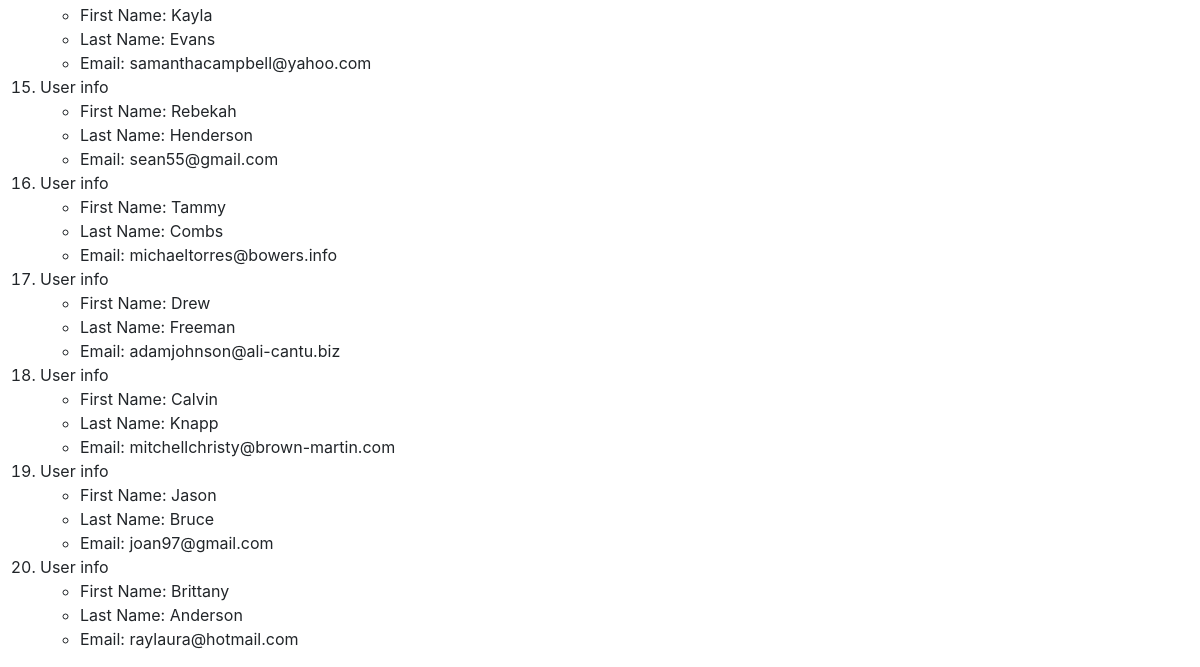
/users (lower part), run on an earlier commit of the app's database.
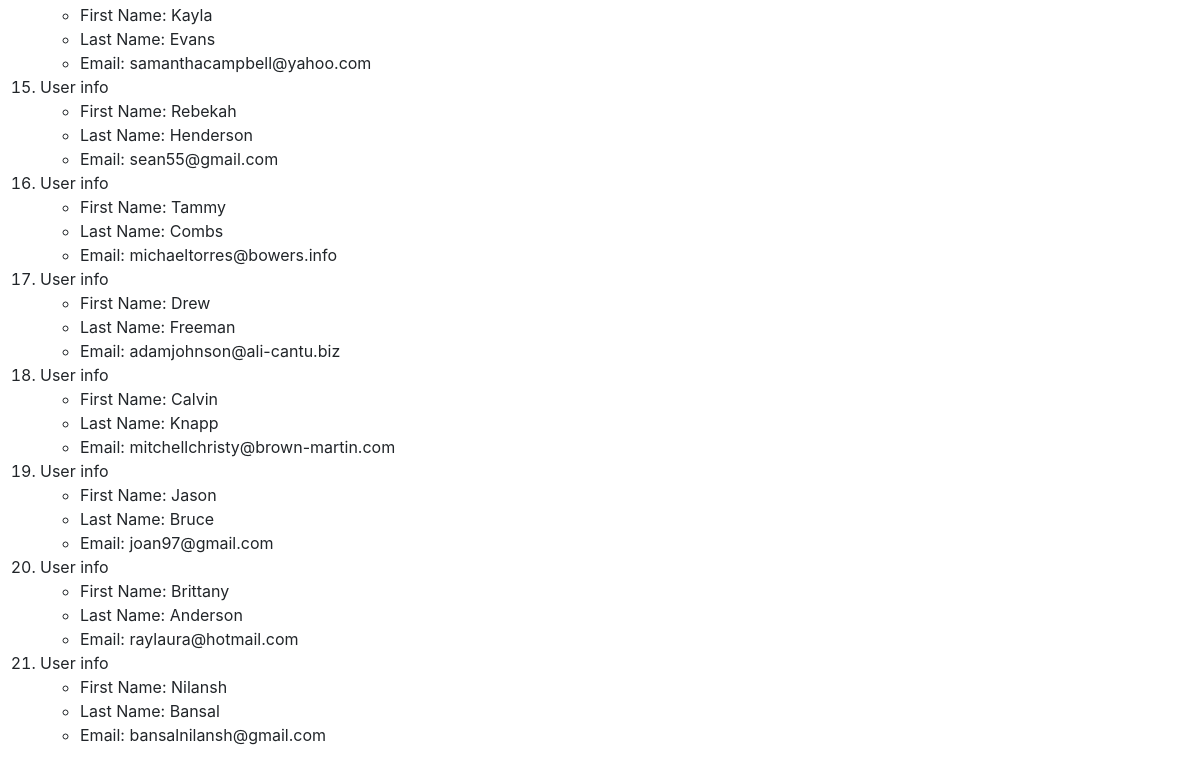
And on a later commit of the database.
### users/models.py (models this page shows, shortened)
class User(models.Model):
    first_name =  models.CharField(max_length=243)
    last_name =  models.CharField(max_length=243)
    email = models.EmailField(unique=True)

### users/views.py (the view)
def index(request):
    users = User.objects.all()
    users_dict = {'users':users}
    return render(request,'users/index.html',context=users_dict)

### templates/users/index.html (shortened to what this page needs)
<!DOCTYPE html>
{% load staticfiles %}
<html lang="en">
<head>
    <link rel="stylesheet" href="https://stackpath.bootstrapcdn.com/bootstrap/4.3.1/css/bootstrap.min.css">
</head>
<body>
    {% if users %}
        <ol>
            {% for user in users %}
                <li> User info
                    <ul>
                        {% if user.first_name %}
                            <li>First Name: {{user.first_name}}</li>
                        {% endif %}
                        {% if user.last_name %}
                            <li>Last Name: {{user.last_name}}</li>
                        {% endif %}
                        {% if user.email %}
                            <li>Email: {{user.email}}</li>
                        {% endif %}
                    </ul>
                </li>
            {% endfor %}
        </ol>
    {% else %}
        <p>No Users Present !</p>
    {% endif %}
</body>
</html>

What changed in the data, as far as the page shows it:
added User: first_name "Nilansh", last_name "Bansal", email "bansalnilansh@gmail.com"
